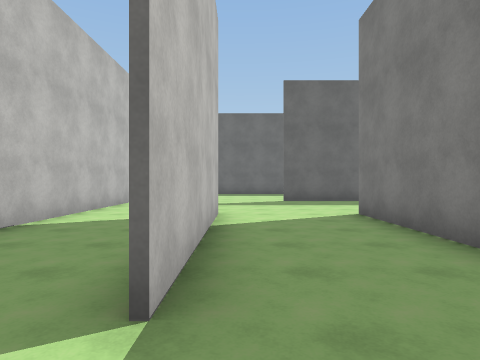
View 1 (above)

22 first-person views from a walk through a scene from a Unity 3-D project. The camera is 1.4 m above the floor, looks level and sees 75° across. The floor is counted in squares, 2 m on a side. Each view is taken from the middle of a square. On the plan, view 1 faces up. The plan holds only what a view shows up to about 10 squares ahead; the rest is blank. The place goes on beyond the plan. The player character is not drawn. Some animated figures are not drawn. Surface patterns are stand-ins for the level's own textures.

View 2
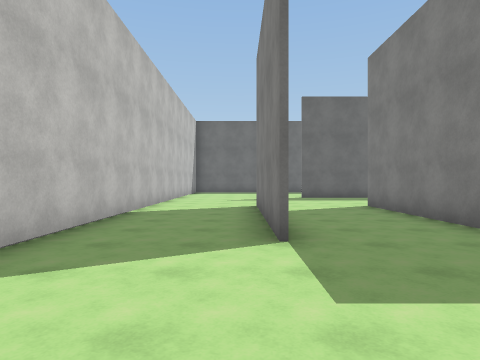

View 3
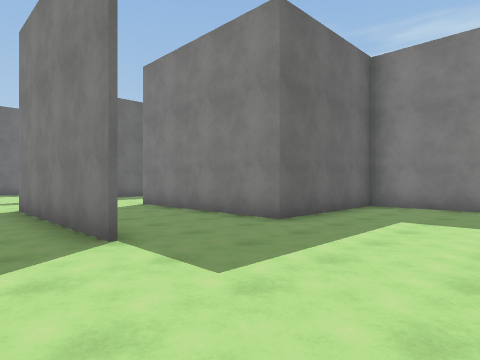

View 4
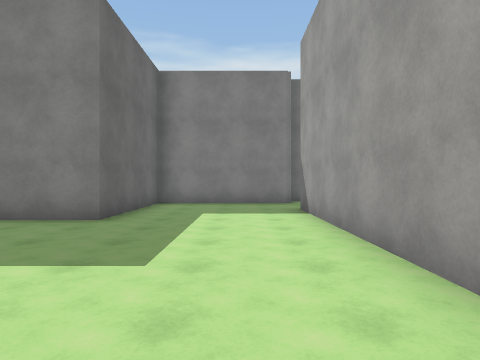

View 5
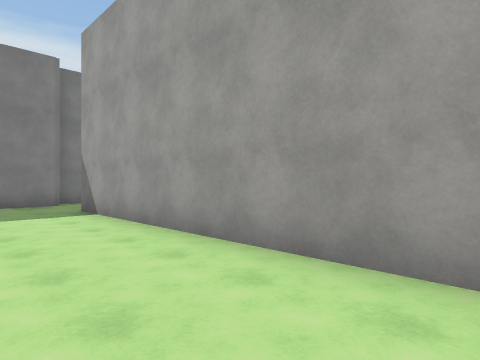

View 6
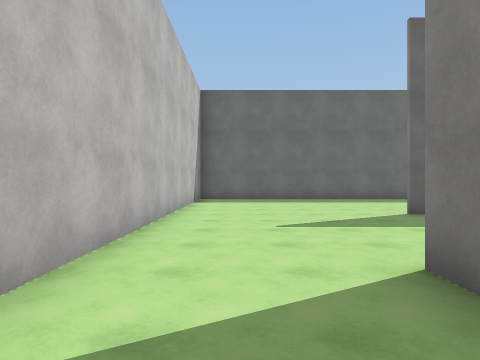

View 7
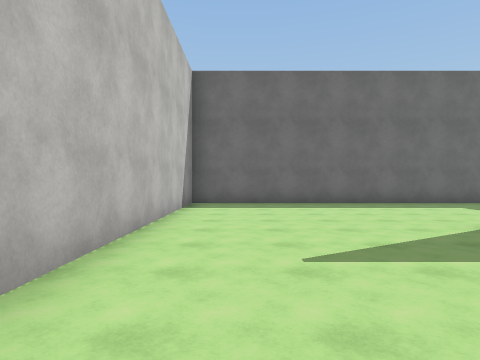

View 8
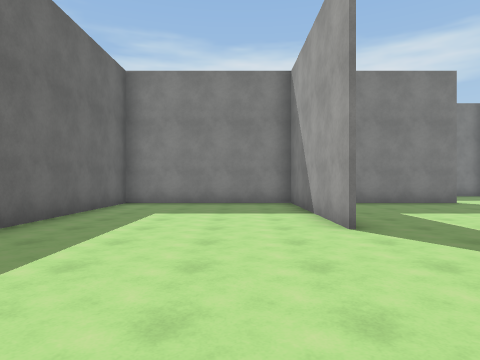

View 9
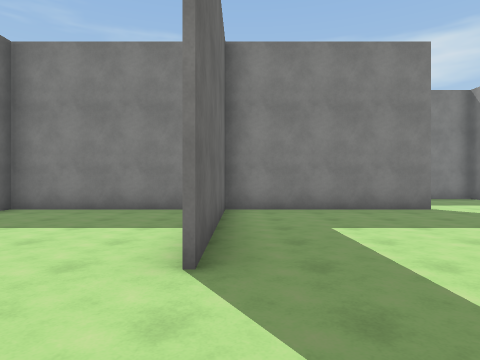

View 10
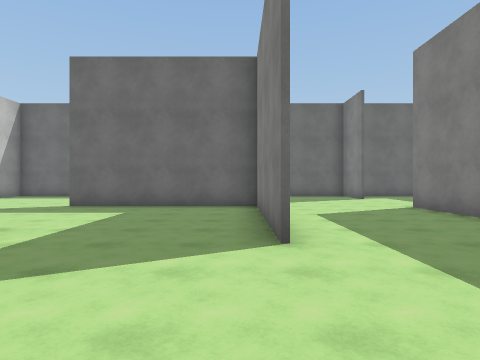

View 11
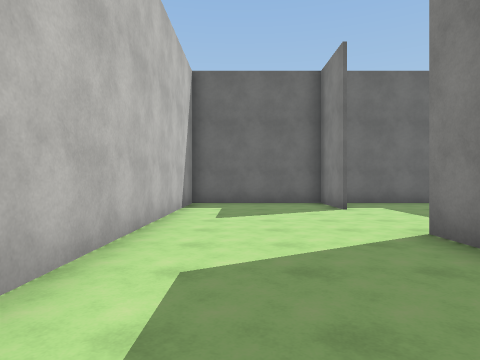

View 12
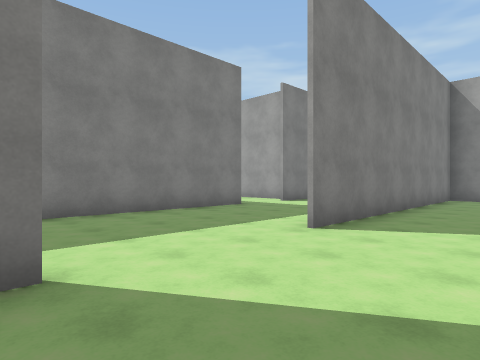

View 13
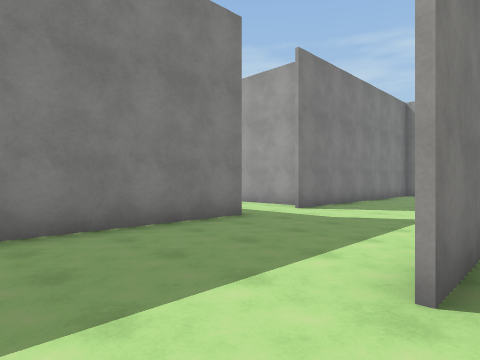

View 14
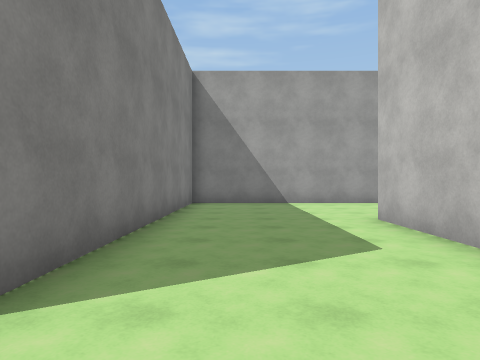

View 15
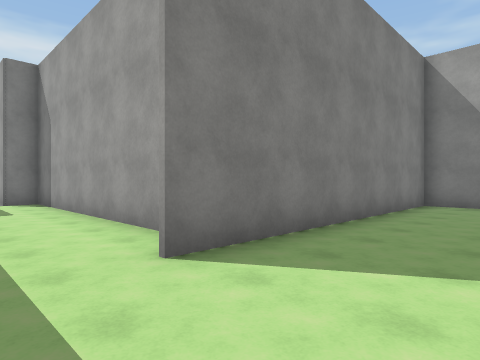

View 16
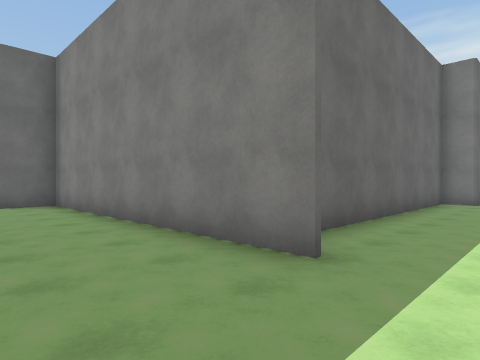

View 17
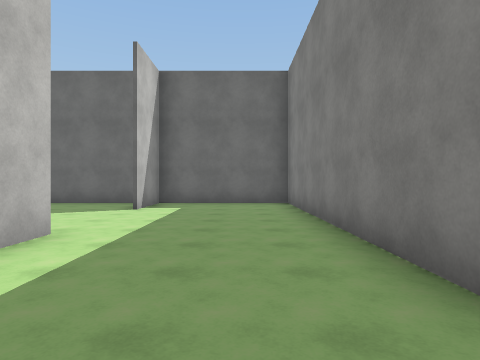

View 18
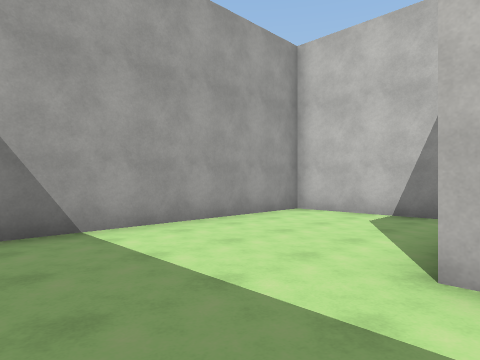

View 19
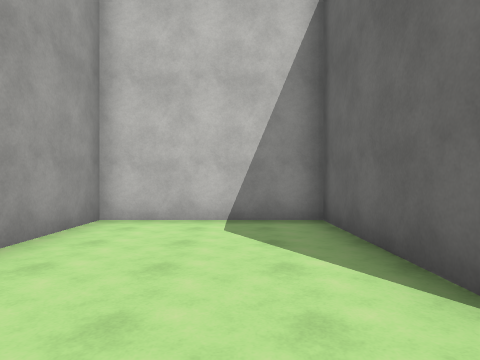

View 20
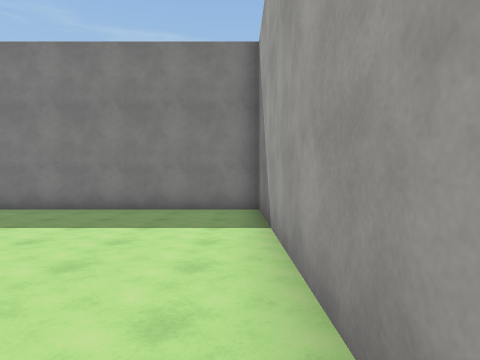

View 21
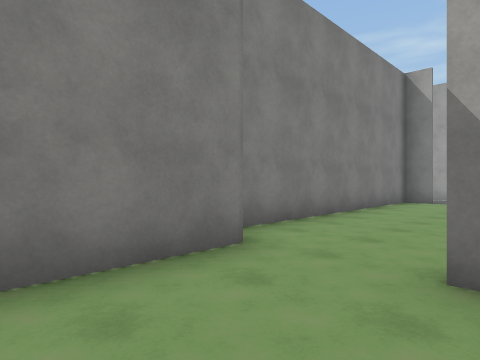

View 22
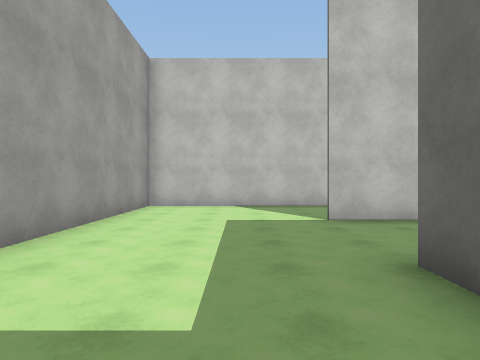

### Floor plan
Points are (right, up) in squares from view 1. A wall is a line through its corners. A room is listed if a view was taken in it or the views show most of it. See-through windows are left out.
Room 1 (views 1, 2, 3, 4, 5, 6, 7, 21, 22)
walls: (-0.5, 1.5) (-0.5, 6.5); (-0.4, 6.5) (-0.4, 1.5); (5.9, 1.5) (2.5, 1.5) (2.5, 6.5); (-3.4, 7.4) (-3.4, -2.5) (4.5, -2.5); (6.4, -2.6) (6.4, 1.5)
ways out: opening at (-1, 6.2) to room 2; opening at (5, -3)
Room 2 (views 8, 9, 10, 11, 12, 13, 14, 15, 16, 17, 18, 19, 20)
walls: (6.5, 10.3) (1.4, 10.3); (6.4, 5.4) (6.4, 15.5); (10.5, 10.1) (10.5, 9.1); (10.5, 3.9) (10.5, 1.4); (1.4, 10.4) (6.4, 10.4); (10.4, 13.4) (10.4, 15.5); (6.6, 1.5) (6.6, -2.5) (14.4, -2.5) (14.4, 5.5); (10.1, 1.5) (5.9, 1.5); (3.5, 1.5) (10.4, 1.5) (10.4, 10.1); (6.6, 15.4) (6.6, 7.9); (14.4, 7.4) (14.4, 15.4) (-3.4, 15.4) (-3.4, 7.4); (10.5, 15.4) (10.5, 13.4)
ways out: opening at (-1, 6.2) to room 1; opening at (14, 6.5)

Positions as (right, up) in squares from view 1, and headings:
1: (0, 0), facing up
2: (-1, -2), facing up
3: (-2, -2), facing up-right
4: (-3, -1), facing right
5: (-3, 0), facing down-right
6: (-2, 4), facing up
7: (-2, 6), facing up
8: (-3, 12), facing right
9: (-1, 10), facing right
10: (6, 2), facing up
11: (8, 6), facing up
12: (8, 14), facing down-right
13: (10, 12), facing down-right
14: (13, 7), facing down
15: (12, 7), facing down-right
16: (12, 6), facing up-right
17: (13, 6), facing up
18: (13, 2), facing down-left
19: (12, 0), facing left
20: (3, 2), facing right
21: (4, 0), facing down-right
22: (5, 0), facing left
